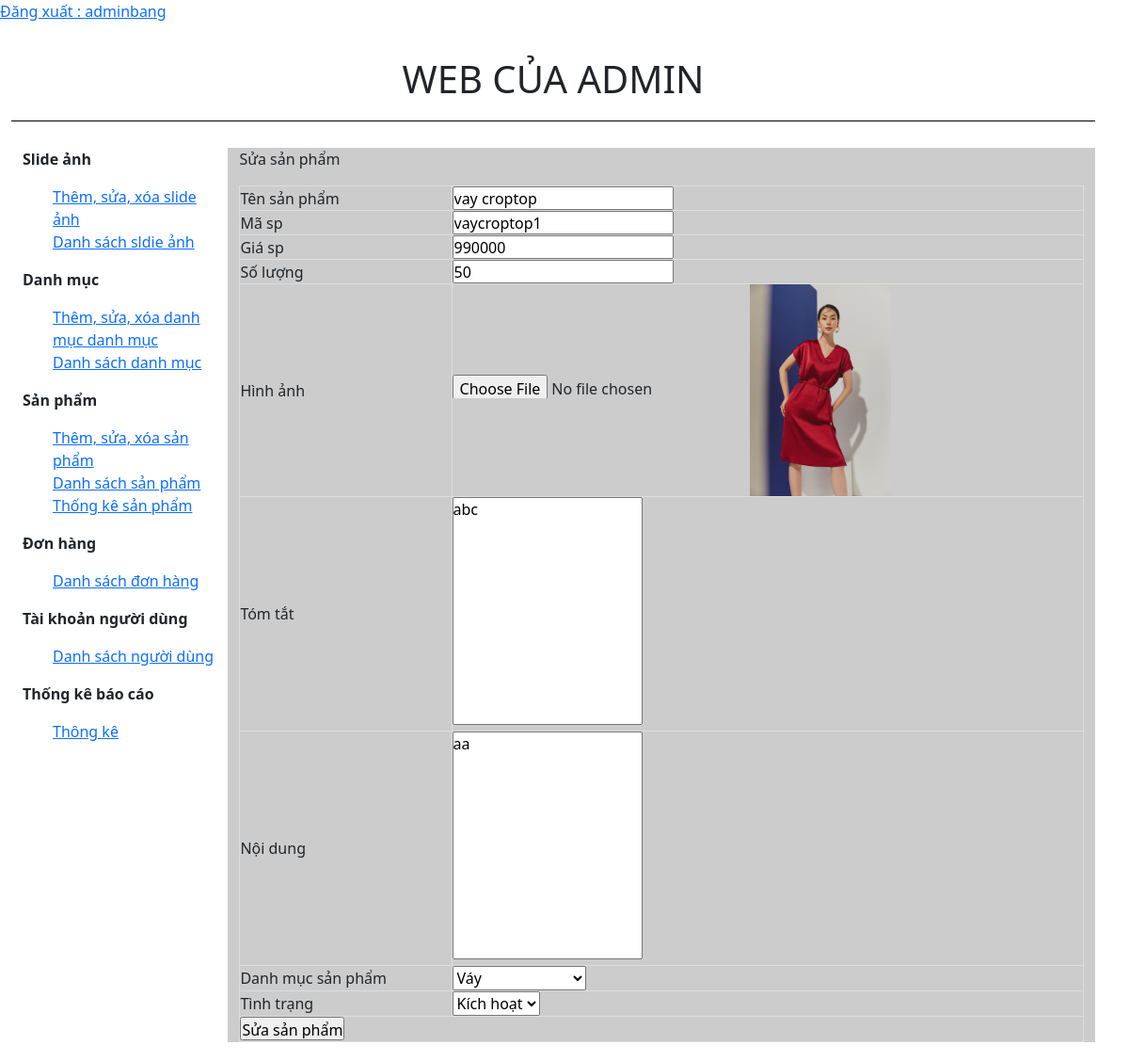
/web/admin/index.php?action=danhsachsanpham&query=sua&idsanpham=36 (signed in), run on the app's committed database.
### tables this page shows
CREATE TABLE `tbl_sanpham` (
  `id_sanpham` int(11) NOT NULL,
  `tensanpham` varchar(50) NOT NULL,
  `masp` varchar(50) NOT NULL,
  `giasp` varchar(50) NOT NULL,
  `soluong` int(11) NOT NULL,
  `hinhanh` varchar(50) NOT NULL,
  `tomtat` tinytext NOT NULL,
  `noidung` text NOT NULL,
  `tinhtrang` int(11) NOT NULL,
  `id_danhmuc` int(11) NOT NULL
);

### web/admin/modules/quanlysp/sua.php (the view, shortened to what this page needs)
<?php
	$sql_sua_sp = "SELECT * FROM tbl_sanpham WHERE id_sanpham='$_GET[idsanpham]' LIMIT 1";
	$query_sua_sp = mysqli_query($mysqli,$sql_sua_sp);
?>
<p>Sửa sản phẩm</p>
<table border="1" width="100%" style="border-collapse: collapse;">
<?php
while($row = mysqli_fetch_array($query_sua_sp)) {
?>
 <form method="POST" action="modules/quanlysp/xuly.php?idsanpham=<?php echo $row['id_sanpham'] ?>" enctype="multipart/form-data">
	  <tr>
	  	<td>Tên sản phẩm</td>
	  	<td><input type="text" value="<?php echo $row['tensanpham'] ?>" name="tensanpham"></td>
	  </tr>
	   <tr>
	  	<td>Mã sp</td>
	  	<td><input type="text" value="<?php echo $row['masp'] ?>" name="masp"></td>
	  </tr>
	  <tr>
	  	<td>Giá sp</td>
	  	<td><input type="text" value="<?php echo $row['giasp'] ?>" name="giasp"></td>
	  </tr>
	  <tr>
	  	<td>Số lượng</td>
	  	<td><input type="text" value="<?php echo $row['soluong'] ?>" name="soluong"></td>
	  </tr>
	   <tr>
	  	<td>Hình ảnh</td>
	  	<td>
	  		<input type="file" name="hinhanh">
	  		<img src="modules/quanlysp/uploads/<?php echo $row['hinhanh'] ?>" width="150px">
	  	</td>
	  </tr>
	  <tr>
	  	<td>Tóm tắt</td>
	  	<td><textarea rows="10"  name="tomtat" style="resize: none"><?php echo $row['tomtat'] ?></textarea></td>
	  </tr>
	   <tr>
	  	<td>Nội dung</td>
	  	<td><textarea rows="10"  name="noidung" style="resize: none"><?php echo  $row['noidung'] ?></textarea></td>
	  </tr>
	  <tr>
	    <td>Danh mục sản phẩm</td>
	    <td>
	    	<select name="danhmuc">
	    		<?php
	    		$sql_danhmuc = "SELECT * FROM tbl_danhmuc ORDER BY id_danhmuc DESC";
	    		$query_danhmuc = mysqli_query($mysqli,$sql_danhmuc);
	    		while($row_danhmuc = mysqli_fetch_array($query_danhmuc)){
	    			if($row_danhmuc['id_danhmuc']==$row['id_danhmuc']){
	    		?>
	    		<option selected value="<?php echo $row_danhmuc['id_danhmuc'] ?>"><?php echo $row_danhmuc['tendanhmuc'] ?></option>
	    		<?php
	    			}else{
	    		?>
	    		<option value="<?php echo $row_danhmuc['id_danhmuc'] ?>"><?php echo $row_danhmuc['tendanhmuc'] ?></option>
	    		<?php
	    			}
	    		}
	    		?>
	    	</select>
	    </td>
	  </tr>
	  <tr>
	    <td>Tình trạng</td>
	    <td>
	    	<select name="tinhtrang">
	    		<?php
	    		if($row['tinhtrang']==1){
	    		?>
	    		<option value="1" selected>Kích hoạt</option>
	    		<?php
	    		}else{
	    		?>
	    		<option value="1">Kích hoạt</option>
	    		<option value="0" selected>Ẩn</option>
	    		<?php
	    		}
	    		?>
	    	</select>
	    </td>
	  </tr>
	   <tr>
	    <td colspan="2"><input type="submit" name="suasanpham" value="Sửa sản phẩm"></td>
	  </tr>
 </form>
 <?php
 }
 ?>
</table>

### web/admin/webadmin.css (style rules this page uses)
* { padding: 0; margin:0; }
.web-content p { display: block; width: 130px; }
.web-content input { height: 25px; }
.product-list table th ,td { border: 1px solid black; }
.cartegory-list table tr th, td { border: 1px solid #dddddd; }

### data on the page
tbl_sanpham: tensanpham "vay croptop", masp "vaycroptop1", giasp "990000", soluong "50", hinhanh (picture), tomtat "abc", noidung "aa", tinhtrang "Kích hoạt"

### other printed values
$_SESSION['dangnhap'] "adminbang"
form field danhmuc "Váy"
